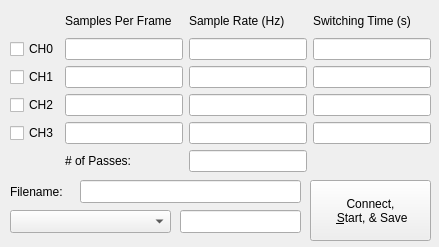
<?xml version="1.0" encoding="UTF-8"?>
<ui version="4.0">
 <class>MainWindow</class>
 <widget class="QMainWindow" name="MainWindow">
  <property name="geometry">
   <rect>
    <x>0</x>
    <y>0</y>
    <width>439</width>
    <height>247</height>
   </rect>
  </property>
  <property name="windowTitle">
   <string>OpenDAC Data Logger</string>
  </property>
  <widget class="QWidget" name="centralwidget">
   <widget class="QWidget" name="gridLayoutWidget">
    <property name="geometry">
     <rect>
      <x>10</x>
      <y>10</y>
      <width>421</width>
      <height>162</height>
     </rect>
    </property>
    <layout class="QGridLayout" name="gridLayout">
     <item row="4" column="3">
      <widget class="QLineEdit" name="lineEdit_12"/>
     </item>
     <item row="2" column="2">
      <widget class="QLineEdit" name="lineEdit_6"/>
     </item>
     <item row="3" column="3">
      <widget class="QLineEdit" name="lineEdit_11"/>
     </item>
     <item row="1" column="3">
      <widget class="QLineEdit" name="lineEdit_9"/>
     </item>
     <item row="0" column="3">
      <widget class="QLabel" name="label_3">
       <property name="text">
        <string>Switching Time (s)</string>
       </property>
      </widget>
     </item>
     <item row="1" column="0">
      <widget class="QCheckBox" name="checkBox">
       <property name="text">
        <string>CH0</string>
       </property>
      </widget>
     </item>
     <item row="2" column="1">
      <widget class="QLineEdit" name="lineEdit_2"/>
     </item>
     <item row="3" column="1">
      <widget class="QLineEdit" name="lineEdit_3"/>
     </item>
     <item row="0" column="1">
      <widget class="QLabel" name="label">
       <property name="text">
        <string>Samples Per Frame</string>
       </property>
      </widget>
     </item>
     <item row="2" column="0">
      <widget class="QCheckBox" name="checkBox_3">
       <property name="text">
        <string>CH1</string>
       </property>
      </widget>
     </item>
     <item row="0" column="0">
      <widget class="QLabel" name="label_5">
       <property name="text">
        <string>         </string>
       </property>
      </widget>
     </item>
     <item row="3" column="0">
      <widget class="QCheckBox" name="checkBox_2">
       <property name="text">
        <string>CH2</string>
       </property>
      </widget>
     </item>
     <item row="4" column="0">
      <widget class="QCheckBox" name="checkBox_4">
       <property name="text">
        <string>CH3</string>
       </property>
      </widget>
     </item>
     <item row="1" column="1">
      <widget class="QLineEdit" name="lineEdit"/>
     </item>
     <item row="4" column="2">
      <widget class="QLineEdit" name="lineEdit_8"/>
     </item>
     <item row="3" column="2">
      <widget class="QLineEdit" name="lineEdit_7"/>
     </item>
     <item row="4" column="1">
      <widget class="QLineEdit" name="lineEdit_4"/>
     </item>
     <item row="2" column="3">
      <widget class="QLineEdit" name="lineEdit_10"/>
     </item>
     <item row="1" column="2">
      <widget class="QLineEdit" name="lineEdit_5"/>
     </item>
     <item row="0" column="2">
      <widget class="QLabel" name="label_2">
       <property name="text">
        <string>Sample Rate (Hz)</string>
       </property>
      </widget>
     </item>
     <item row="5" column="1">
      <widget class="QLabel" name="label_4">
       <property name="text">
        <string># of Passes:</string>
       </property>
      </widget>
     </item>
     <item row="5" column="2">
      <widget class="QLineEdit" name="lineEdit_13"/>
     </item>
    </layout>
   </widget>
   <widget class="QPushButton" name="pushButton">
    <property name="geometry">
     <rect>
      <x>310</x>
      <y>180</y>
      <width>121</width>
      <height>61</height>
     </rect>
    </property>
    <property name="text">
     <string>Connect,
 &amp;Start, &amp;&amp; Save</string>
    </property>
   </widget>
   <widget class="QLineEdit" name="lineEdit_14">
    <property name="geometry">
     <rect>
      <x>80</x>
      <y>180</y>
      <width>221</width>
      <height>23</height>
     </rect>
    </property>
   </widget>
   <widget class="QLabel" name="label_6">
    <property name="geometry">
     <rect>
      <x>10</x>
      <y>180</y>
      <width>117</width>
      <height>23</height>
     </rect>
    </property>
    <property name="text">
     <string>Filename:</string>
    </property>
   </widget>
   <widget class="QComboBox" name="comboBox">
    <property name="geometry">
     <rect>
      <x>10</x>
      <y>210</y>
      <width>161</width>
      <height>23</height>
     </rect>
    </property>
   </widget>
   <widget class="QLineEdit" name="lineEdit_15">
    <property name="geometry">
     <rect>
      <x>180</x>
      <y>210</y>
      <width>121</width>
      <height>23</height>
     </rect>
    </property>
   </widget>
  </widget>
 </widget>
 <resources/>
 <connections/>
</ui>
